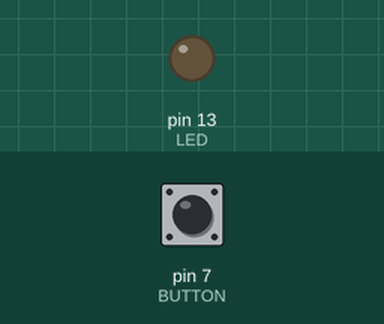
Simulated run of this sketch. Board: Arduino Uno, built with avr-gcc and run on an emulated ATmega328P. Parts: output pins drawn as LEDs (lit = HIGH). Inputs (shaded band) come from the test bench; at power-on: pin 7 (BUTTON) LOW.

Above: at 1.2 s.
1.3 s: pin 7 (BUTTON) pulled HIGH for 0.15 s
At 1.37 s:
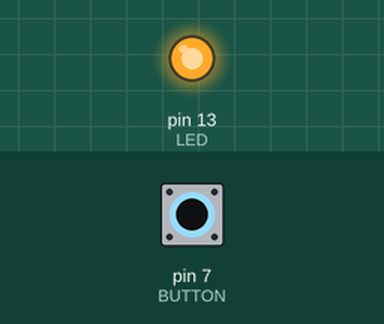
2.9 s: pin 7 (BUTTON) pulled HIGH for 3.2 s
At 6.5 s:
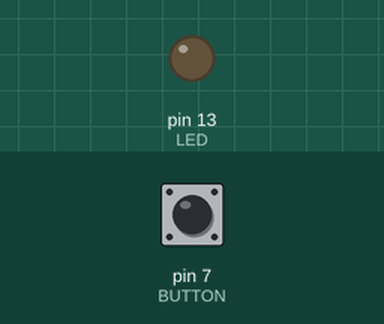
Timing chart, 0 to 8.0 s (numbered marks = the images above; inputs shaded):
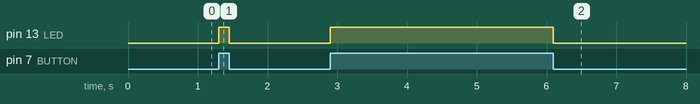

The sketch:

led-button.ino
```cpp
/*
    LED Button

    Turns an LED on when a button is pressed.

    The circuit:
    * Input  - Pushbutton connected to pin #7
    * Output - LED connected to pin #13

    Created AUG 2017
    By Dan Booth
*/

const int LED = 13;     // pin for the LED
const int BUTTON = 7;   // pin for the pushbutton

int buttonVal = 0;    // input pin state

void setup() {
    pinMode(LED, OUTPUT);   // set the LED is an output
    pinMode(BUTTON, INPUT); // set the BUTTON is an input
}

void loop(){
    buttonVal = digitalRead(BUTTON);  // get the current value of the button
    if (buttonVal == HIGH) {
        // button pressed
        digitalWrite(LED, HIGH);  // turn LED on
    } else {
        // button has not been pressed
        digitalWrite(LED, LOW);  // turn LED off
    }
}
```

Measured:
- after the input at 1.3 s, pin 13 (LED): LOW → HIGH at once, → LOW 0.15 s later
- after the input at 2.9 s, pin 13 (LED): LOW → HIGH at once, → LOW 3.2 s later
